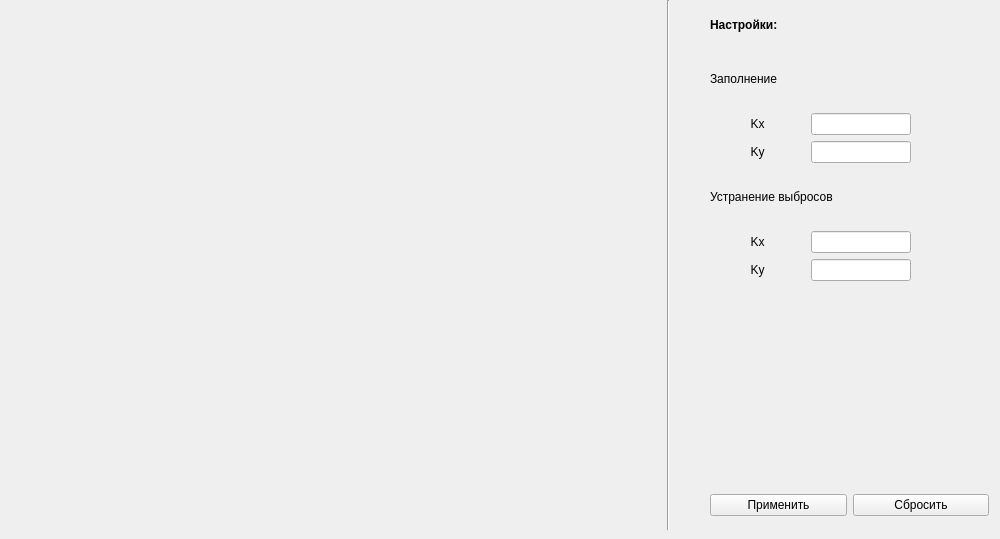
      <widget class="QWidget" name="tab_7">
       <attribute name="title">
        <string>Пороговая обработка</string>
       </attribute>
       <widget class="QLabel" name="label_16">
        <property name="geometry">
         <rect>
          <x>710</x>
          <y>10</y>
          <width>279</width>
          <height>29</height>
         </rect>
        </property>
        <property name="font">
         <font>
          <weight>75</weight>
          <bold>true</bold>
         </font>
        </property>
        <property name="text">
         <string>Настройки:</string>
        </property>
       </widget>
       <widget class="QWidget" name="horizontalLayoutWidget_11">
        <property name="geometry">
         <rect>
          <x>710</x>
          <y>490</y>
          <width>279</width>
          <height>30</height>
         </rect>
        </property>
        <layout class="QHBoxLayout" name="horizontalLayout_15">
         <item>
          <widget class="QPushButton" name="pushButton_7">
           <property name="text">
            <string>Применить</string>
           </property>
          </widget>
         </item>
         <item>
          <widget class="QPushButton" name="pushButton_8">
           <property name="text">
            <string>Сбросить</string>
           </property>
          </widget>
         </item>
        </layout>
       </widget>
       <widget class="QWidget" name="verticalLayoutWidget_4">
        <property name="geometry">
         <rect>
          <x>710</x>
          <y>50</y>
          <width>281</width>
          <height>231</height>
         </rect>
        </property>
        <layout class="QVBoxLayout" name="verticalLayout_4">
         <item>
          <widget class="QLabel" name="label_22">
           <property name="text">
            <string>Заполнение</string>
           </property>
          </widget>
         </item>
         <item>
          <layout class="QGridLayout" name="gridLayout">
           <property name="rightMargin">
            <number>80</number>
           </property>
           <item row="1" column="1">
            <widget class="QLineEdit" name="lineEdit_6">
             <property name="maximumSize">
              <size>
               <width>100</width>
               <height>16777215</height>
              </size>
             </property>
            </widget>
           </item>
           <item row="1" column="0">
            <widget class="QLabel" name="label_9">
             <property name="minimumSize">
              <size>
               <width>40</width>
               <height>0</height>
              </size>
             </property>
             <property name="text">
              <string>Ky</string>
             </property>
             <property name="alignment">
              <set>Qt::AlignCenter</set>
             </property>
            </widget>
           </item>
           <item row="0" column="0">
            <widget class="QLabel" name="label_8">
             <property name="minimumSize">
              <size>
               <width>40</width>
               <height>0</height>
              </size>
             </property>
             <property name="text">
              <string>Kx</string>
             </property>
             <property name="alignment">
              <set>Qt::AlignCenter</set>
             </property>
            </widget>
           </item>
           <item row="0" column="1">
            <widget class="QLineEdit" name="lineEdit_5">
             <property name="maximumSize">
              <size>
               <width>100</width>
               <height>16777215</height>
              </size>
             </property>
            </widget>
           </item>
          </layout>
         </item>
         <item>
          <widget class="QLabel" name="label_21">
           <property name="text">
            <string>Устранение выбросов</string>
           </property>
          </widget>
         </item>
         <item>
          <layout class="QGridLayout" name="gridLayout_2">
           <property name="rightMargin">
            <number>80</number>
           </property>
           <item row="1" column="0">
            <widget class="QLabel" name="label_19">
             <property name="minimumSize">
              <size>
               <width>40</width>
               <height>0</height>
              </size>
             </property>
             <property name="text">
              <string>Ky</string>
             </property>
             <property name="alignment">
              <set>Qt::AlignCenter</set>
             </property>
            </widget>
           </item>
           <item row="0" column="0">
            <widget class="QLabel" name="label_20">
             <property name="minimumSize">
              <size>
               <width>40</width>
               <height>0</height>
              </size>
             </property>
             <property name="text">
              <string>Kx</string>
             </property>
             <property name="alignment">
              <set>Qt::AlignCenter</set>
             </property>
            </widget>
           </item>
           <item row="0" column="1">
            <widget class="QLineEdit" name="lineEdit_7">
             <property name="maximumSize">
              <size>
               <width>100</width>
               <height>16777215</height>
              </size>
             </property>
            </widget>
           </item>
           <item row="1" column="1">
            <widget class="QLineEdit" name="lineEdit_14">
             <property name="maximumSize">
              <size>
               <width>100</width>
               <height>16777215</height>
              </size>
             </property>
            </widget>
           </item>
          </layout>
         </item>
        </layout>
       </widget>
       <widget class="Line" name="line_4">
        <property name="geometry">
         <rect>
          <x>660</x>
          <y>0</y>
          <width>16</width>
          <height>530</height>
         </rect>
        </property>
        <property name="orientation">
         <enum>Qt::Vertical</enum>
        </property>
       </widget>
       <widget class="QWidget" name="horizontalLayoutWidget_8">
        <property name="geometry">
         <rect>
          <x>10</x>
          <y>10</y>
          <width>641</width>
          <height>511</height>
         </rect>
        </property>
        <layout class="QVBoxLayout" name="verticalLayout_12">
         <item>
          <layout class="QHBoxLayout" name="horizontalLayout_26"/>
         </item>
         <item>
          <layout class="QHBoxLayout" name="horizontalLayout_20"/>
         </item>
        </layout>
       </widget>
      </widget>
